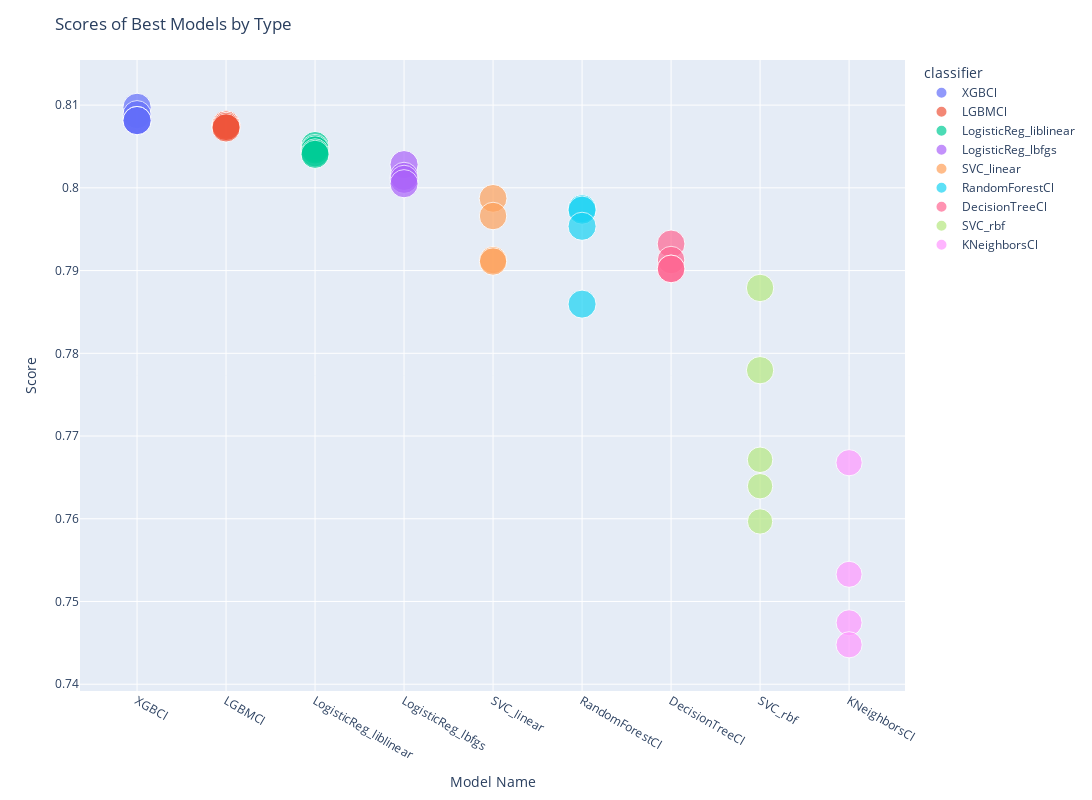

The code cell stored with this chart in its notebook:
### Markdown cell above
***Grafik Incelemesi***

### Code cell
fig = px.scatter(best_of_classifiers_1, x="classifier", y="mean_test_accuracy", color="classifier",
                 size='mean_test_roc_auc', hover_data=['mean_test_accuracy','mean_test_roc_auc',
                                                       'mean_test_f1'])
# layout degistir
fig.update_layout(title='Scores of Best Models by Type', legend_orientation="v",
                   xaxis_title='Model Name',
                   yaxis_title='Score', width=1300, height=800, )
fig.show()

### Figure 1 — Plotly figure (JSON) as saved in the notebook; plotly's stock layout.template omitted (floating-point values rounded to 4 significant figures)
{"data": [{"customdata": [[0.8097, 0.8518, 0.6056], [0.8088, 0.8517, 0.6058], [0.8081, 0.8516, 0.6055], [0.8081, 0.8514, 0.601], [0.8081, 0.8513, 0.6047]], "hovertemplate": "classifier=%{x}<br>mean_test_accuracy=%{customdata[0]}<br>mean_test_roc_auc=%{customdata[1]}<br>mean_test_f1=%{customdata[2]}<extra></extra>", "legendgroup": "XGBCl", "marker": {"color": "#636efa", "size": [0.8518, 0.8517, 0.8516, 0.8514, 0.8513], "sizemode": "area", "sizeref": 0.00213, "symbol": "circle"}, "mode": "markers", "name": "XGBCl", "showlegend": true, "type": "scatter", "x": ["XGBCl", "XGBCl", "XGBCl", "XGBCl", "XGBCl"], "xaxis": "x", "y": [0.8097, 0.8088, 0.8081, 0.8081, 0.8081], "yaxis": "y"}, {"customdata": [[0.8076, 0.8519, 0.6073], [0.8076, 0.8513, 0.6019], [0.8074, 0.8511, 0.6007], [0.8074, 0.8515, 0.6022], [0.8072, 0.85, 0.6007]], "hovertemplate": "classifier=%{x}<br>mean_test_accuracy=%{customdata[0]}<br>mean_test_roc_auc=%{customdata[1]}<br>mean_test_f1=%{customdata[2]}<extra></extra>", "legendgroup": "LGBMCl", "marker": {"color": "#EF553B", "size": [0.8519, 0.8513, 0.8511, 0.8515, 0.85], "sizemode": "area", "sizeref": 0.00213, "symbol": "circle"}, "mode": "markers", "name": "LGBMCl", "showlegend": true, "type": "scatter", "x": ["LGBMCl", "LGBMCl", "LGBMCl", "LGBMCl", "LGBMCl"], "xaxis": "x", "y": [0.8076, 0.8076, 0.8074, 0.8074, 0.8072], "yaxis": "y"}, {"customdata": [[0.8051, 0.8481, 0.6037], [0.8048, 0.8481, 0.603], [0.8046, 0.8481, 0.6028], [0.8042, 0.8483, 0.6028], [0.804, 0.8483, 0.6036]], "hovertemplate": "classifier=%{x}<br>mean_test_accuracy=%{customdata[0]}<br>mean_test_roc_auc=%{customdata[1]}<br>mean_test_f1=%{customdata[2]}<extra></extra>", "legendgroup": "LogisticReg_liblinear", "marker": {"color": "#00cc96", "size": [0.8481, 0.8481, 0.8481, 0.8483, 0.8483], "sizemode": "area", "sizeref": 0.00213, "symbol": "circle"}, "mode": "markers", "name": "LogisticReg_liblinear", "showlegend": true, "type": "scatter", "x": ["LogisticReg_liblinear", "LogisticReg_liblinear", "LogisticReg_liblinear", "LogisticReg_liblinear", "LogisticReg_liblinear"], "xaxis": "x", "y": [0.8051, 0.8048, 0.8046, 0.8042, 0.804], "yaxis": "y"}, {"customdata": [[0.8028, 0.8461, 0.5959], [0.8014, 0.8462, 0.592], [0.801, 0.8459, 0.5931], [0.8005, 0.8459, 0.593]], "hovertemplate": "classifier=%{x}<br>mean_test_accuracy=%{customdata[0]}<br>mean_test_roc_auc=%{customdata[1]}<br>mean_test_f1=%{customdata[2]}<extra></extra>", "legendgroup": "LogisticReg_lbfgs", "marker": {"color": "#ab63fa", "size": [0.8461, 0.8462, 0.8459, 0.8459], "sizemode": "area", "sizeref": 0.00213, "symbol": "circle"}, "mode": "markers", "name": "LogisticReg_lbfgs", "showlegend": true, "type": "scatter", "x": ["LogisticReg_lbfgs", "LogisticReg_lbfgs", "LogisticReg_lbfgs", "LogisticReg_lbfgs"], "xaxis": "x", "y": [0.8028, 0.8014, 0.801, 0.8005], "yaxis": "y"}, {"customdata": [[0.7987, 0.8267, 0.5677], [0.7966, 0.8067, 0.5353], [0.7913, 0.8008, 0.531], [0.7911, 0.8, 0.53]], "hovertemplate": "classifier=%{x}<br>mean_test_accuracy=%{customdata[0]}<br>mean_test_roc_auc=%{customdata[1]}<br>mean_test_f1=%{customdata[2]}<extra></extra>", "legendgroup": "SVC_linear", "marker": {"color": "#FFA15A", "size": [0.8267, 0.8067, 0.8008, 0.8], "sizemode": "area", "sizeref": 0.00213, "symbol": "circle"}, "mode": "markers", "name": "SVC_linear", "showlegend": true, "type": "scatter", "x": ["SVC_linear", "SVC_linear", "SVC_linear", "SVC_linear"], "xaxis": "x", "y": [0.7987, 0.7966, 0.7913, 0.7911], "yaxis": "y"}, {"customdata": [[0.7975, 0.8485, 0.549], [0.7973, 0.8462, 0.5366], [0.7954, 0.8437, 0.5108], [0.7859, 0.8394, 0.4379]], "hovertemplate": "classifier=%{x}<br>mean_test_accuracy=%{customdata[0]}<br>mean_test_roc_auc=%{customdata[1]}<br>mean_test_f1=%{customdata[2]}<extra></extra>", "legendgroup": "RandomForestCl", "marker": {"color": "#19d3f3", "size": [0.8485, 0.8462, 0.8437, 0.8394], "sizemode": "area", "sizeref": 0.00213, "symbol": "circle"}, "mode": "markers", "name": "RandomForestCl", "showlegend": true, "type": "scatter", "x": ["RandomForestCl", "RandomForestCl", "RandomForestCl", "RandomForestCl"], "xaxis": "x", "y": [0.7975, 0.7973, 0.7954, 0.7859], "yaxis": "y"}, {"customdata": [[0.7932, 0.8226, 0.5636], [0.7913, 0.8067, 0.5045], [0.7902, 0.8122, 0.5719], [0.7902, 0.8206, 0.5677]], "hovertemplate": "classifier=%{x}<br>mean_test_accuracy=%{customdata[0]}<br>mean_test_roc_auc=%{customdata[1]}<br>mean_test_f1=%{customdata[2]}<extra></extra>", "legendgroup": "DecisionTreeCl", "marker": {"color": "#FF6692", "size": [0.8226, 0.8067, 0.8122, 0.8206], "sizemode": "area", "sizeref": 0.00213, "symbol": "circle"}, "mode": "markers", "name": "DecisionTreeCl", "showlegend": true, "type": "scatter", "x": ["DecisionTreeCl", "DecisionTreeCl", "DecisionTreeCl", "DecisionTreeCl"], "xaxis": "x", "y": [0.7932, 0.7913, 0.7902, 0.7902], "yaxis": "y"}, {"customdata": [[0.7879, 0.801, 0.4843], [0.778, 0.7956, 0.3718], [0.7671, 0.6957, 0.3077], [0.7639, 0.6887, 0.3618], [0.7597, 0.6827, 0.3558]], "hovertemplate": "classifier=%{x}<br>mean_test_accuracy=%{customdata[0]}<br>mean_test_roc_auc=%{customdata[1]}<br>mean_test_f1=%{customdata[2]}<extra></extra>", "legendgroup": "SVC_rbf", "marker": {"color": "#B6E880", "size": [0.801, 0.7956, 0.6957, 0.6887, 0.6827], "sizemode": "area", "sizeref": 0.00213, "symbol": "circle"}, "mode": "markers", "name": "SVC_rbf", "showlegend": true, "type": "scatter", "x": ["SVC_rbf", "SVC_rbf", "SVC_rbf", "SVC_rbf", "SVC_rbf"], "xaxis": "x", "y": [0.7879, 0.778, 0.7671, 0.7639, 0.7597], "yaxis": "y"}, {"customdata": [[0.7668, 0.7345, 0.4357], [0.7533, 0.7217, 0.4973], [0.7474, 0.7201, 0.4942], [0.7448, 0.7321, 0.4833]], "hovertemplate": "classifier=%{x}<br>mean_test_accuracy=%{customdata[0]}<br>mean_test_roc_auc=%{customdata[1]}<br>mean_test_f1=%{customdata[2]}<extra></extra>", "legendgroup": "KNeighborsCl", "marker": {"color": "#FF97FF", "size": [0.7345, 0.7217, 0.7201, 0.7321], "sizemode": "area", "sizeref": 0.00213, "symbol": "circle"}, "mode": "markers", "name": "KNeighborsCl", "showlegend": true, "type": "scatter", "x": ["KNeighborsCl", "KNeighborsCl", "KNeighborsCl", "KNeighborsCl"], "xaxis": "x", "y": [0.7668, 0.7533, 0.7474, 0.7448], "yaxis": "y"}], "layout": {"height": 800, "legend": {"itemsizing": "constant", "orientation": "v", "title": {"text": "classifier"}, "tracegroupgap": 0}, "margin": {"t": 60}, "title": {"text": "Scores of Best Models by Type"}, "width": 1300, "xaxis": {"anchor": "y", "autorange": true, "categoryarray": ["XGBCl", "LGBMCl", "LogisticReg_liblinear", "LogisticReg_lbfgs", "SVC_linear", "RandomForestCl", "DecisionTreeCl", "SVC_rbf", "KNeighborsCl"], "categoryorder": "array", "domain": [0, 1], "range": [-0.6013, 8.591], "title": {"text": "Model Name"}, "type": "category"}, "yaxis": {"anchor": "x", "autorange": true, "domain": [0, 1], "range": [0.7393, 0.8154], "title": {"text": "Score"}, "type": "linear"}}}
